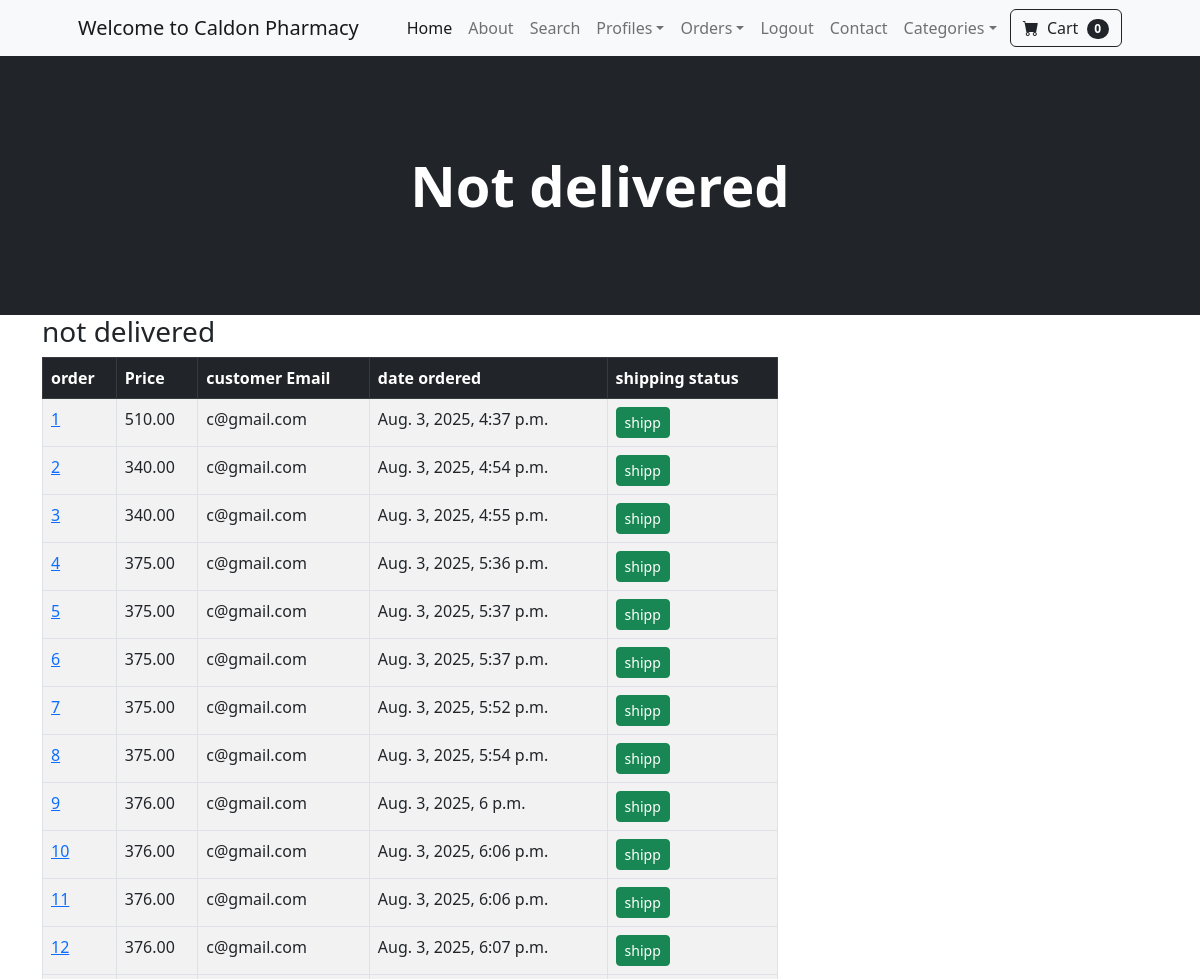
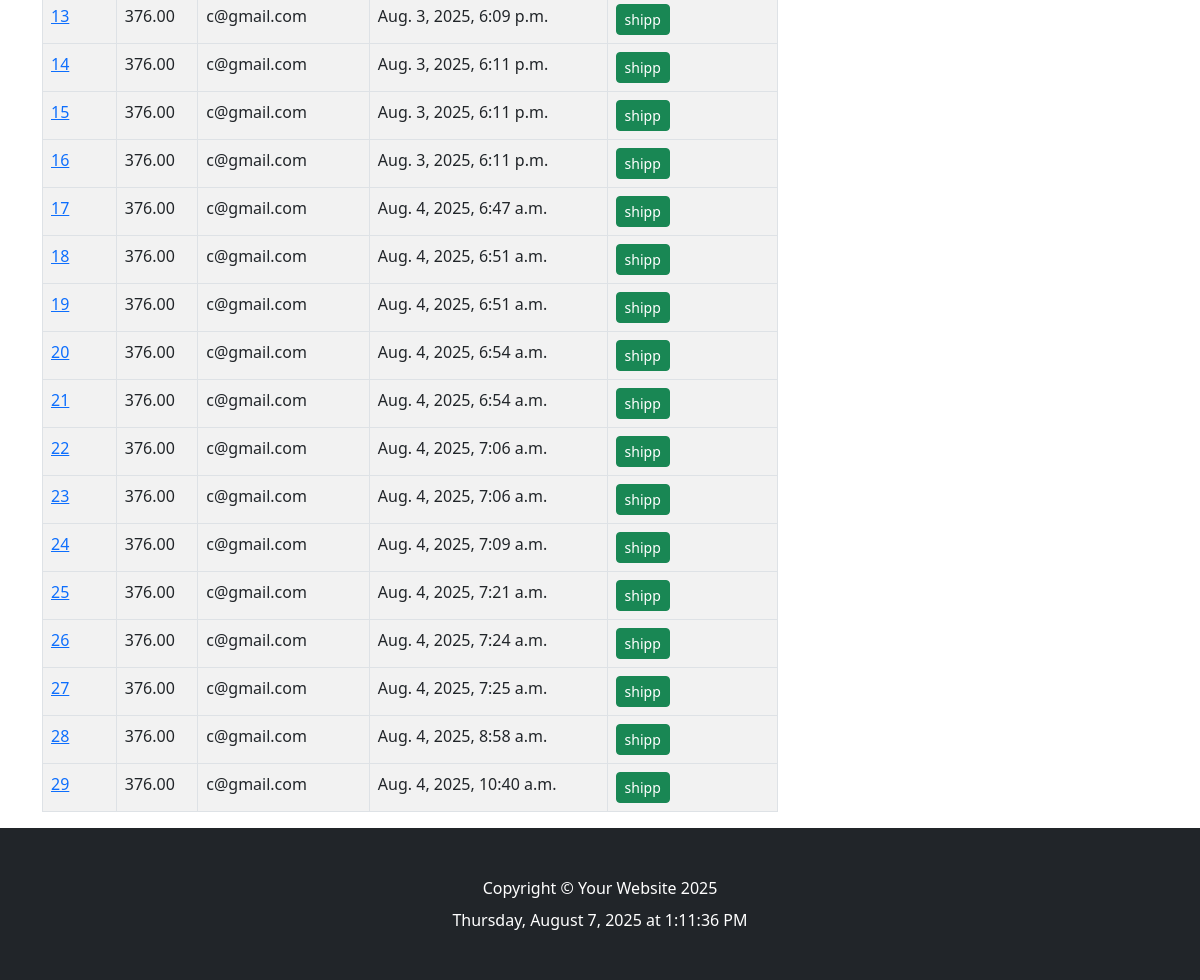
Before: /payment/not_shipped (signed in) with the older database file (2 pictures, top to bottom).
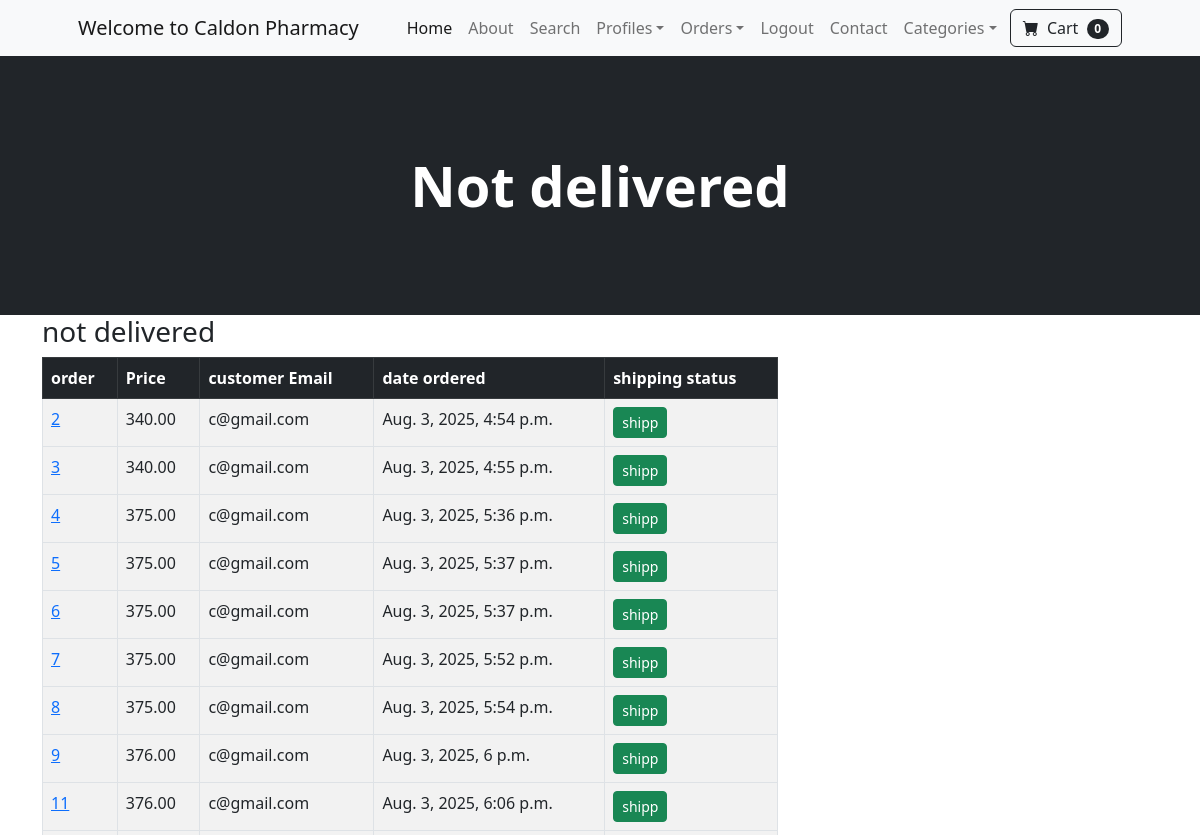
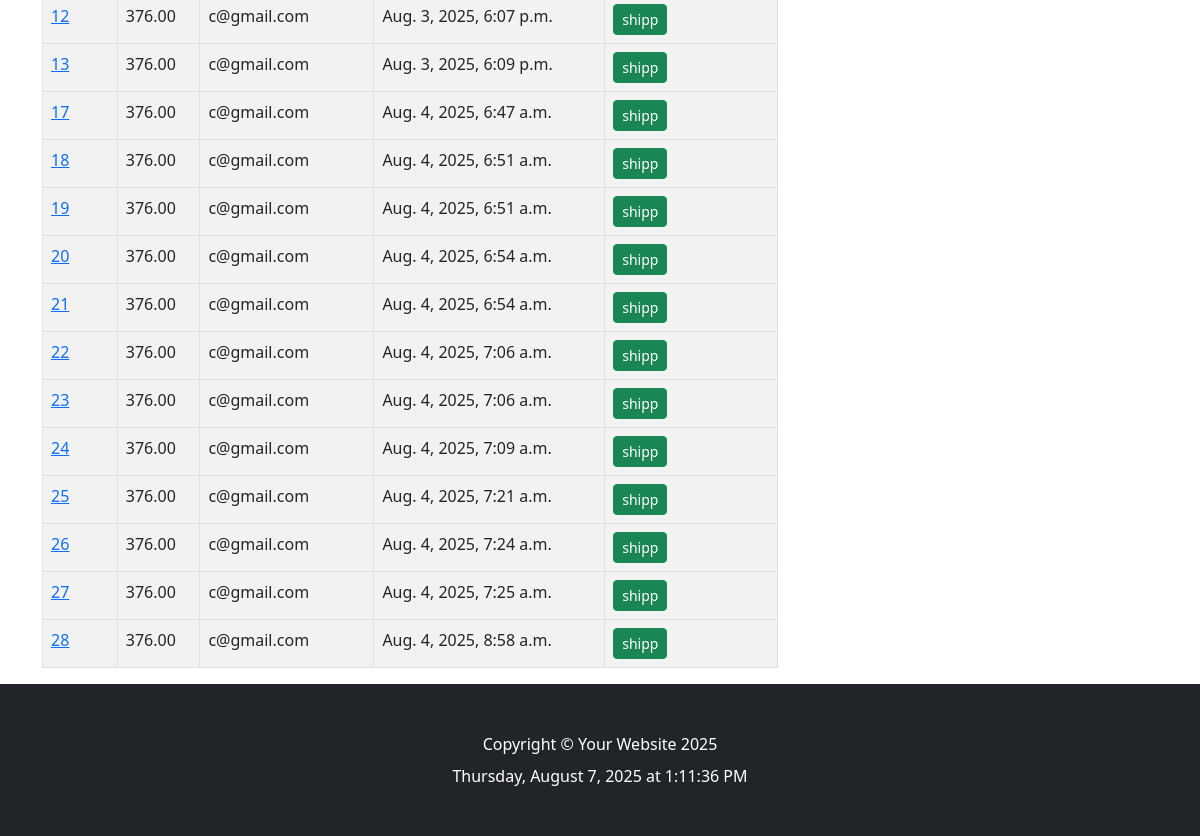
After: the same page with the newer database file (2 pictures, top to bottom).
### payment/models.py (models this page shows, shortened)
class Order(models.Model):
    user = models.ForeignKey(
        User, on_delete=models.CASCADE, null=True, blank=True)
    full_name = models.CharField(max_length=250)
    email = models.EmailField(max_length=200)
    shipping_address = models.TextField(max_length=15000)
    amount_paid = models.DecimalField(max_digits=10, decimal_places=2)
    date_ordered = models.DateTimeField(auto_now_add=True)
    shipped = models.BooleanField(default=False)
    date_shipped = models.DateTimeField(blank=True, null=True)

### payment/views.py (the view, shortened to what this page needs)
# urls.py: path('not_shipped', views.not_shipped, name='not_shipped'),
def not_shipped(request):
    if request.user.is_authenticated and request.user.is_superuser:
        orders = Order.objects.filter(shipped=False)
        return render(request, "not_shipped.html", {'orders': orders})
    else:
        messages.success(request, "Access Denied")
        return redirect('home')

### cart/cart.py (called while the page is built)
    def __len__(self):
        return sum(self.cart.values())

### cart/context.py (called while the page is built)
def cart(request):
    return {'cart': Cart(request)}

### payment/templates/not_shipped.html (shortened to what this page needs)
{%extends 'base.html'%}
{% block content%}
<header class="bg-dark py-5">
    <div class="container px-4 px-lg-5 my-5">
        <div class="text-center text-white">
            <h1 class="display-4 fw-bolder">Not delivered</h1>
        </div>
    </div>
</header>
<div class="container">
    <div class="row ">
        <div class="col-md-8">
            <h3>not delivered</h3>
            <table class="table table-striped table-bordered table-hover">
                <thead class="table-dark">
                    <tr>
                        <th scope="col">order</th>
                        <th scope="col">Price</th>
                        <th scope="col">customer Email</th>
                        <th scope="col">date ordered</th>
                        <th scope="col">shipping status</th>
                    </tr>
                </thead>
                <tbody>
                    {% for item in orders %}
                    <tr>
                        <td><a href="{%url 'orders' item.id %}">{{item.id}}</a></td>
                        <td>{{item.amount_paid}}</td>
                        <td>{{item.email}}</td>
                        <td>{{item.date_ordered}}</td>
                        <td>
                            <form action="" method="POST">
                                <button type="submit" class="btn btn-success btn-sm">shipp</button>
                            </form>
                        </td>
                    <tr>
                        {% endfor %}
                </tbody>
            </table>
        </div>
    </div>
</div>
{% endblock %}

Changed rows visible on the page:
no longer on this page (row edited): Order: id "1", amount_paid "510.00", email "c@gmail.com", date_ordered "Aug. 3, 2025, 4:37 p.m."
no longer on this page (row edited): Order: id "10", amount_paid "376.00", email "c@gmail.com", date_ordered "Aug. 3, 2025, 6:06 p.m."
no longer on this page (row edited): Order: id "14", amount_paid "376.00", email "c@gmail.com", date_ordered "Aug. 3, 2025, 6:11 p.m."
no longer on this page (row edited): Order: id "15", amount_paid "376.00", email "c@gmail.com", date_ordered "Aug. 3, 2025, 6:11 p.m."
no longer on this page (row edited): Order: id "16", amount_paid "376.00", email "c@gmail.com", date_ordered "Aug. 3, 2025, 6:11 p.m."
no longer on this page (row edited): Order: id "29", amount_paid "376.00", email "c@gmail.com", date_ordered "Aug. 4, 2025, 10:40 a.m."
